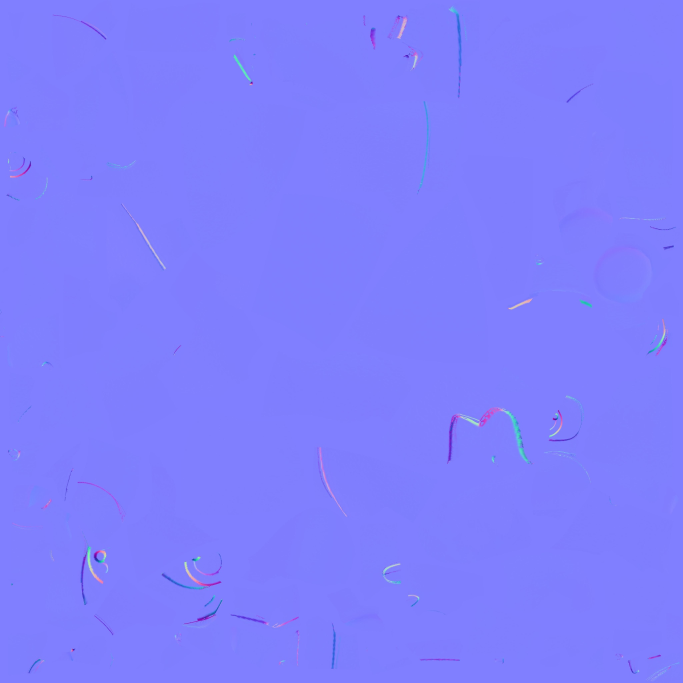
#> input picture tools/character/base_color.png, 2048 x 2048 px (shown at 1/3 size)
$ python -i smooth_head.py   (imports and definitions only)
#> lines starting #> are read from the running program, lines starting #| are printed output that depends on the picture
"""Smooth the completed head across its welded scalp/body boundary."""
import argparse,json,struct,io
from pathlib import Path
import numpy as np
from PIL import Image,ImageFilter
from frame_math import sample

TYPES={5126:'<f4',5125:'<u4',5123:'<u2',5121:'u1'}
WIDTH={'SCALAR':1,'VEC2':2,'VEC3':3,'VEC4':4,'MAT4':16}
def smooth(x):
    x=np.clip(x,0,1);return x*x*(3-2*x)

def refine(source,destination):
    raw=Path(source).read_bytes();size=struct.unpack_from('<I',raw,12)[0]
    g=json.loads(raw[20:20+size]);blob=bytearray(raw[28+size:])
    def get(i):
        a=g['accessors'][i];v=g['bufferViews'][a['bufferView']]
        return np.frombuffer(blob,dtype=TYPES[a['componentType']],count=a['count']*WIDTH[a['type']],offset=v.get('byteOffset',0)+a.get('byteOffset',0)).reshape(a['count'],-1).copy()
    def put(data,kind='VEC3'):
        data=np.asarray(data,dtype='<f4');blob.extend(b'\0'*(-len(blob)%4));vi=len(g['bufferViews'])
        g['bufferViews'].append(dict(buffer=0,byteOffset=len(blob),byteLength=data.nbytes,target=34962));blob.extend(data.tobytes());ai=len(g['accessors'])
        g['accessors'].append(dict(bufferView=vi,componentType=5126,count=len(data),type=kind,min=data.min(0).tolist(),max=data.max(0).tolist()));return ai
    prim=[];positions=[];faces=[];normals=[];offset=0
    for name in ['Body','Scalp','EyeSocketSkin']:
        node=next(n for n in g['nodes'] if n.get('name')==name);p=g['meshes'][node['mesh']]['primitives'][0];prim.append(p)
        v=get(p['attributes']['POSITION']);positions.append(v);normals.append(get(p['attributes']['NORMAL']))
        faces.append(get(p['indices']).reshape(-1,3)+offset);offset+=len(v)
    old=np.concatenate(positions);oldn=np.concatenate(normals);f=np.concatenate(faces)
    # Fit one smooth ellipsoid to both surfaces; protect nose, brows and eyes.
    # A continuous spatial field avoids pulling apart the source's open UV edges.
    shell=np.concatenate(positions[:2])
    fit=shell[(shell[:,1]>.55)&((shell[:,2]<.12)|(shell[:,1]>.74))]
    x,y,z=fit.T
    coef=np.linalg.lstsq(np.c_[x*x,z*z,y*y,y,z],np.ones(len(fit)),rcond=None)[0]
    cy=-coef[3]/(2*coef[2]);cz=-coef[4]/(2*coef[1])
    k=1+coef[2]*cy*cy+coef[1]*cz*cz
    rx,rz,ry=np.sqrt(k/coef[:3]);ry=.88-cy
    angle=np.arctan2((old[:,0])/rx,(old[:,2]-cz)/rz)
    radius=np.sqrt(np.clip(1-((old[:,1]-cy)/ry)**2,0,1))
    target=np.c_[rx*radius*np.sin(angle),old[:,1],cz+rz*radius*np.cos(angle)]
    front=smooth((old[:,2]-.03)/.15)
    lower=.43+.25*front
    weight=smooth((old[:,1]-lower)/.07)
    new=old*(1-weight[:,None])+target*weight[:,None]
    n=(target-[0,cy,cz])/[rx*rx,ry*ry,rz*rz]
    n/=np.maximum(np.linalg.norm(n,axis=1,keepdims=True),1e-15)
    normal=oldn*(1-weight[:,None])+n*weight[:,None]
    normal/=np.maximum(np.linalg.norm(normal,axis=1,keepdims=True),1e-15)
    # The removable-glasses backing wraps around the sides and rear too.
    # Deform it with the head and retain a tiny clearance at overlapping edges.
    socket_start=sum(map(len,positions[:2]))
    new[socket_start:]+=n[socket_start:]*weight[socket_start:,None]*.00008
    offset=0
    for p,original in zip(prim,positions):
        count=len(original);p['attributes']['POSITION']=put(new[offset:offset+count]);p['attributes']['NORMAL']=put(normal[offset:offset+count]);offset+=count
    def texture_image(texture):
        im=g['images'][g['textures'][texture]['source']];view=g['bufferViews'][im['bufferView']]
        return np.array(Image.open(io.BytesIO(blob[view['byteOffset']:view['byteOffset']+view['byteLength']])).convert('RGB'))/255
    bodymat=g['materials'][prim[0]['material']]
    atlas=texture_image(bodymat['pbrMetallicRoughness']['baseColorTexture']['index'])
    uv=get(prim[0]['attributes']['TEXCOORD_0']);rgb=sample(atlas,uv)
    clean=(rgb[:,1]>1.5*np.maximum(rgb[:,0],rgb[:,2]))&(positions[0][:,1]>.59)&(positions[0][:,1]<.67)
    tone=np.median(rgb[clean],axis=0)
    bp=positions[0];cw=smooth((bp[:,1]-(.42+.18*smooth((bp[:,2]-.03)/.15)))/.075)
    h,w=atlas.shape[:2];mask=np.zeros((h,w),dtype=np.float32)
    for face in faces[0][cw[faces[0]].max(1)>.001]:
        xy=uv[face]*[w,h]-.5;x,y=xy.T
        x0,x1=max(0,int(np.floor(x.min()))),min(w,int(np.ceil(x.max()))+1)
        y0,y1=max(0,int(np.floor(y.min()))),min(h,int(np.ceil(y.max()))+1)
        if x0>=x1 or y0>=y1:continue
        yy,xx=np.mgrid[y0:y1,x0:x1]
        den=(y[1]-y[2])*(x[0]-x[2])+(x[2]-x[1])*(y[0]-y[2])
        if abs(den)<1e-10:continue
        a=((y[1]-y[2])*(xx-x[2])+(x[2]-x[1])*(yy-y[2]))/den
        b=((y[2]-y[0])*(xx-x[2])+(x[0]-x[2])*(yy-y[2]))/den;c=1-a-b
        values=(a*cw[face[0]]+b*cw[face[1]]+c*cw[face[2]])*((a>=-.001)&(b>=-.001)&(c>=-.001))
        mask[y0:y1,x0:x1]=np.maximum(mask[y0:y1,x0:x1],values)
    mask=np.array(Image.fromarray(np.uint8(np.clip(mask,0,1)*255)).filter(ImageFilter.MaxFilter(3)).filter(ImageFilter.GaussianBlur(.5)))/255
    atlas=atlas*(1-mask[:,:,None])+tone*mask[:,:,None]
    png=io.BytesIO();Image.fromarray(np.uint8(np.clip(atlas,0,1)*255+.5)).save(png,format='PNG')
    data=png.getvalue();blob.extend(b'\0'*(-len(blob)%4));vi=len(g['bufferViews']);g['bufferViews'].append(dict(buffer=0,byteOffset=len(blob),byteLength=len(data)));blob.extend(data)
    im=len(g['images']);g['images'].append(dict(name='SmoothHeadAtlas',mimeType='image/png',bufferView=vi))
    texture=dict(g['textures'][bodymat['pbrMetallicRoughness']['baseColorTexture']['index']]);texture['source']=im
    ti=len(g['textures']);g['textures'].append(texture)
    mat=json.loads(json.dumps(bodymat));mat['name']='GlowSmoothHeadSkin';mat['pbrMetallicRoughness']['baseColorTexture']['index']=ti
    prim[0]['material']=len(g['materials']);g['materials'].append(mat)
    def linear(c):return np.where(c<=.04045,c/12.92,((c+.055)/1.055)**2.4)
    scalpbase=texture_image(g['materials'][prim[1]['material']]['pbrMetallicRoughness']['baseColorTexture']['index'])
    reference=linear(sample(scalpbase,get(prim[1]['attributes']['TEXCOORD_0'])))
    prim[1]['attributes']['COLOR_0']=put(np.clip(linear(tone)/np.maximum(reference,1e-8),0,1))
    socket=positions[2]
    blend=smooth((socket[:,1]-(.42+.18*smooth((socket[:,2]-.03)/.15)))/.075)
    color=get(prim[2]['attributes']['COLOR_0'])
    prim[2]['attributes']['COLOR_0']=put(color*(1-blend[:,None])+linear(tone)*blend[:,None])
    # One consistent soft surface response instead of a separate glossy cap.
    material=g['materials'][prim[1]['material']]['pbrMetallicRoughness']
    material['roughnessFactor']=.78;material.pop('metallicRoughnessTexture',None)
    g.setdefault('extras',{})['headSmoothing']=dict(version=2,method='continuous fitted head surface',maxDisplacement=float(np.linalg.norm(new-old,axis=1).max()),center=[0,cy,cz],radii=[rx,ry,rz])
    g['buffers'][0]['byteLength']=len(blob);js=json.dumps(g,separators=(',',':')).encode();js+=b' '*(-len(js)%4);blob+=b'\0'*(-len(blob)%4)
    Path(destination).write_bytes(struct.pack('<III',0x46546c67,2,28+len(js)+len(blob))+struct.pack('<II',len(js),0x4e4f534a)+js+struct.pack('<II',len(blob),0x004e4942)+blob)
    print(json.dumps(g['extras']['headSmoothing'],indent=2))

# [2 lines not run here, left out]

>>> import cv2
>>> picture = cv2.imread('../base_color.png', cv2.IMREAD_GRAYSCALE)
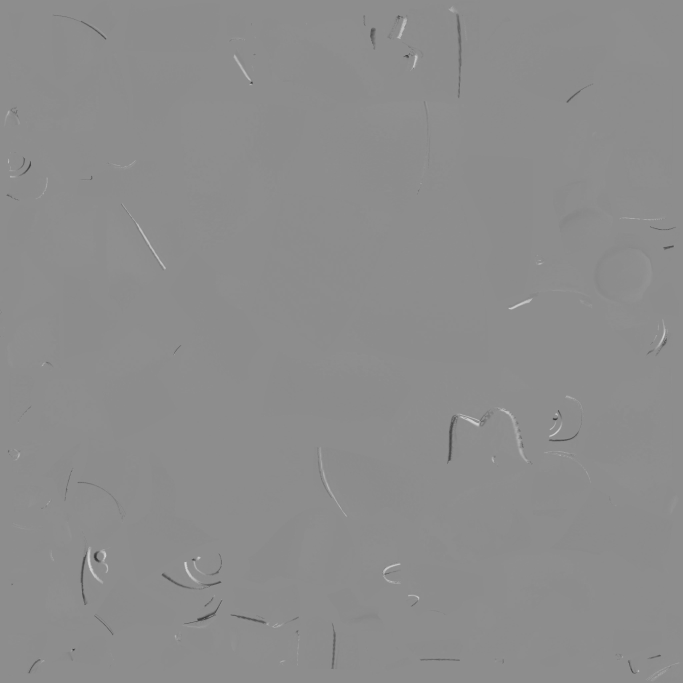
#> picture: shape (2048, 2048) (shown at 1/3 size); min 47, max 215, mean 140.8
>>> result = refine(picture, 'out.png')
#> (the run stopped early here; a loop or call above may not have finished)
